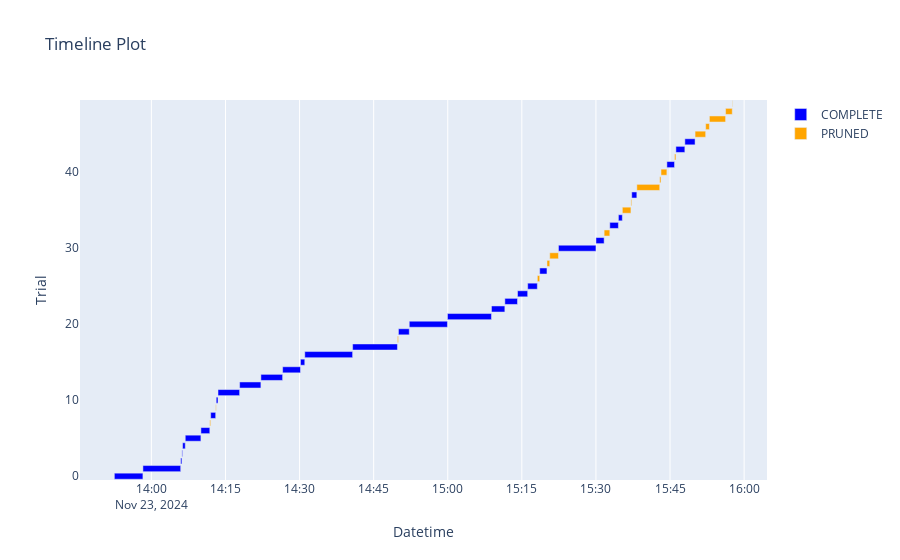

Notebook source saved alongside this figure:
### Code cell
optuna.visualization.plot_timeline(study)
